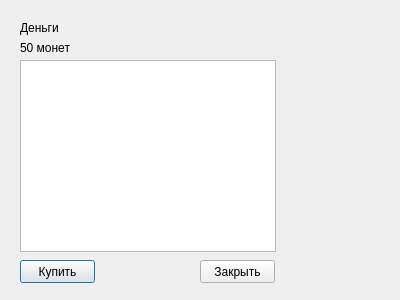
<?xml version="1.0" encoding="UTF-8"?>
<ui version="4.0">
 <class>ShopWindow</class>
 <widget class="QDialog" name="ShopWindow">
  <property name="geometry">
   <rect>
    <x>0</x>
    <y>0</y>
    <width>400</width>
    <height>300</height>
   </rect>
  </property>
  <property name="windowTitle">
   <string>Dialog</string>
  </property>
  <widget class="QLabel" name="labelMoney">
   <property name="geometry">
    <rect>
     <x>20</x>
     <y>20</y>
     <width>81</width>
     <height>16</height>
    </rect>
   </property>
   <property name="text">
    <string>Деньги</string>
   </property>
  </widget>
  <widget class="QLabel" name="MoneyInShop">
   <property name="geometry">
    <rect>
     <x>20</x>
     <y>40</y>
     <width>71</width>
     <height>16</height>
    </rect>
   </property>
   <property name="text">
    <string>50 монет</string>
   </property>
  </widget>
  <widget class="QListView" name="ShopView">
   <property name="geometry">
    <rect>
     <x>20</x>
     <y>60</y>
     <width>256</width>
     <height>192</height>
    </rect>
   </property>
  </widget>
  <widget class="QPushButton" name="BuyButton">
   <property name="geometry">
    <rect>
     <x>20</x>
     <y>260</y>
     <width>75</width>
     <height>23</height>
    </rect>
   </property>
   <property name="text">
    <string>Купить</string>
   </property>
  </widget>
  <widget class="QPushButton" name="closeButton">
   <property name="geometry">
    <rect>
     <x>200</x>
     <y>260</y>
     <width>75</width>
     <height>23</height>
    </rect>
   </property>
   <property name="text">
    <string>Закрыть</string>
   </property>
  </widget>
 </widget>
 <resources/>
 <connections/>
</ui>
